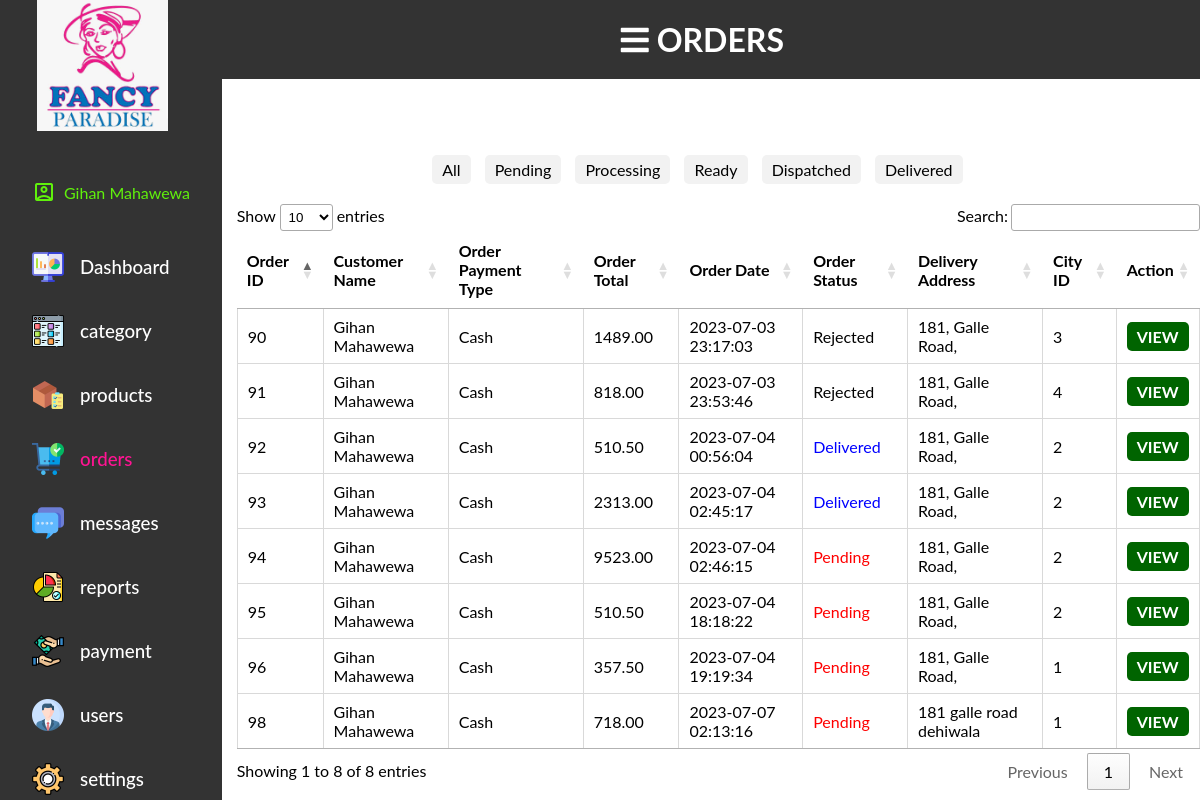
Page /view/orders.php (signed in) on the committed database.
### tables this page shows
CREATE TABLE `tbl_module_role` (
  `module_id` int(11) NOT NULL,
  `role_id` int(11) NOT NULL,
  PRIMARY KEY (`module_id`,`role_id`)
);

CREATE TABLE `tbl_module` (
  `module_id` int(11) NOT NULL AUTO_INCREMENT,
  `name` varchar(50) NOT NULL,
  `image` text NOT NULL,
  PRIMARY KEY (`module_id`)
);

CREATE TABLE `tbl_order` (
  `order_id` int(10) unsigned NOT NULL AUTO_INCREMENT,
  `session_id` text NOT NULL,
  `customer_id` int(11) NOT NULL,
  `order_type` varchar(200) NOT NULL,
  `order_pay_type` varchar(200) NOT NULL,
  `order_total` double(10,2) NOT NULL,
  `order_datetime` datetime NOT NULL,
  `order_status` varchar(50) NOT NULL,
  `performed_by` int(11) DEFAULT NULL,
  `delivery_address` text NOT NULL,
  `city_id` int(11) NOT NULL,
  `city_payment` double NOT NULL,
  PRIMARY KEY (`order_id`)
);

CREATE TABLE `tbl_customer` (
  `customer_id` int(11) NOT NULL AUTO_INCREMENT,
  `title` varchar(20) NOT NULL,
  `first_name` varchar(100) NOT NULL,
  `last_name` varchar(100) NOT NULL,
  `address` text NOT NULL,
  `telephone_no` varchar(20) NOT NULL,
  `email` varchar(100) NOT NULL,
  `status` varchar(20) NOT NULL,
  `added_datetime` datetime NOT NULL,
  PRIMARY KEY (`customer_id`)
);

### view/orders.php (the view, shortened to what this page needs)
<?php
    include "index.php";
?>
<main>
    <h1 class="sticky"><i class="fa fa-bars" aria-hidden="true"></i> ORDERS</h1>
    <br><br>
    <br><br>
    <div class="order-tabs">
        <ul>
            <li class="tab-link" data-tab="all">All</li>
            <li class="tab-link" data-tab="pending">Pending</li>
            <li class="tab-link" data-tab="processing">Processing</li>
            <li class="tab-link" data-tab="ready">Ready</li>
            <li class="tab-link" data-tab="dispatched">Dispatched</li>
            <li class="tab-link" data-tab="delivered">Delivered</li>
        </ul>
    </div>
    <?php
    $sql="SELECT * FROM tbl_order o, tbl_customer c WHERE o.customer_id=c.customer_id ";
    $res = mysqli_query($conn, $sql);
    ?>
    <table class="order-table hover order-colomn cell-border order-display">
        <thead>
            <tr>
                <th>Order ID</th>
                <th>Customer Name</th>
                <th>Order Payment Type</th>
                <th>Order Total</th>
                <th>Order Date</th>
                <th>Order Status</th>
                <th>Delivery Address</th>
                <th>City ID</th>
                <th>Action</th>
            </tr>
        </thead>
        <tbody>
            <?php
            while ($row = mysqli_fetch_assoc($res)) {
                $order_id = $row['order_id'];
                $customer_name = $row['first_name'] . ' ' . $row['last_name'];
                $order_pay_type = $row['order_pay_type'];
                $order_total = $row['order_total'];
                $order_datetime = $row['order_datetime'];
                $order_status = $row['order_status'];
                $delivery_address = $row['delivery_address'];
                $city_id = $row['city_id'];
            ?>
                <tr data-status="<?php echo strtolower($order_status); ?>">
                    <td><?php echo $order_id; ?></td>
                    <td><?php echo $customer_name; ?></td>
                    <td><?php echo $order_pay_type; ?></td>
                    <td><?php echo $order_total; ?></td>
                    <td><?php echo $order_datetime; ?></td>
                    <td><?php echo $order_status; ?></td>
                    <td><?php echo $delivery_address; ?></td>
                    <td><?php echo $city_id; ?></td>
                    <td>
                        <a href="#" class="vieworder" data-orderid="<?php echo $order_id; ?>">View</a>
                    </td>
                </tr>
            <?php } ?>
        </tbody>
    </table>
</main>
</body>
</html>

### view/index.php (shortened to what this page needs)
<?php
include('../model/connection.php');
$roleId = $_SESSION['role_id'];
$sql = "SELECT m.module_id, m.name, mr.role_id
          FROM tbl_module_role AS mr
          INNER JOIN tbl_module AS m ON mr.module_id = m.module_id
          WHERE mr.role_id = $roleId";
$res = mysqli_query($conn, $sql);
$modules = mysqli_fetch_all($res, MYSQLI_ASSOC);
?>
<!DOCTYPE html>
<html>
<head>
	<link rel="stylesheet" href="https://pro.fontawesome.com/releases/v5.10.0/css/all.css">
	<link rel="stylesheet" href="../view/css/index.css">
	<link rel="stylesheet" type="text/css" href="https://cdn.datatables.net/1.11.4/css/jquery.dataTables.css">
	<link rel="stylesheet" type="text/css" href="https://cdn.datatables.net/v/dt/dt-1.12.1/b-2.2.3/b-html5-2.2.3/date-1.1.2/r-2.3.0/datatables.min.css"/>
	<link rel="stylesheet" type="text/css" href="https://cdn.datatables.net/tabletools/2.2.4/css/dataTables.tableTools.css">
	<link href="https://cdnjs.cloudflare.com/ajax/libs/select2/4.0.13/css/select2.min.css" rel="stylesheet" />
</head>
<body>
	<div class="container">
		<aside>
			<div class="top">
				<div class="navigation" id="navigation">
					<a class="dashlogo" href="dashboard.php">
					<img src="assets/logo.jpg" alt="Logo" width="131" height="131">
					</a>
					<div class="user-info">
					<span class="material-icons-outlined">account_box</span>
						<?php echo $_SESSION['firstname']; ?>
						<?php echo $_SESSION['lastname']; ?>
					</div>
					<a class="btn" href="dashboard.php">
					<img src="assets/Module_images/dashboard.png" width="32" height="32">
					<h3>Dashboard</h3>
					</a>
					<?php foreach ($modules as $module) : ?>
						<?php
						$moduleSql = "SELECT image FROM tbl_module WHERE module_id = " . $module['module_id'];
						$moduleRes = mysqli_query($conn, $moduleSql);
						$moduleRow = mysqli_fetch_assoc($moduleRes);
						$module_image = $moduleRow['image'];
						?>
						<a class="btn" href="<?php echo $module['name'] . '.php'; ?>">
							<img src="<?php echo SITEURL; ?>adminpanel/view/assets/Module_images/<?php echo $module_image; ?>" alt="<?php echo $module_image; ?>" width="32" height="32">
							<h3><?php echo $module['name']; ?></h3>
						</a>
					<?php endforeach; ?>
				</div>
			</div>
		</aside>

### view/css/index.css (style rules this page uses)
* { margin: 0; padding: 0; list-style: none; text-decoration: none; box-sizing: border-box; }
body { width: 100%; font-family: "Lato", sans-serif; user-select: none; overflow-x: hidden; }
.container { display: grid; width: 100%; grid-template-columns: 12.8rem auto; }
aside .navigation { margin: 0; padding: 0; height: 100%; position: fixed; background-color: #333; overflow: auto; }
aside h3 { font-weight: 500; }
.dashlogo { margin: 2.3rem; align-items: center; position: relative; transition: all 300ms ease; }
.btn { color: white; display: flex; margin: 2rem; gap: 1rem; align-items: center; position: relative; height: 2rem; transition: all 300ms ease; flex-direction: row; }
.active { color: deeppink; }
.user-info { color: rgb(96, 241, 12); display: flex; margin: 2rem; gap: 0.5rem; align-items: center; position: relative; height: 3.3rem; }

### rows in the picture
tbl_module_role: module.image (picture), module.name "category"
tbl_module_role: module.image (picture), module.name "products"
tbl_module_role: module.image (picture), module.name "orders"
tbl_module_role: module.image (picture), module.name "messages"
tbl_module_role: module.image (picture), module.name "reports"
tbl_module_role: module.image (picture), module.name "payment"
tbl_module_role: module.image (picture), module.name "users"
tbl_module_role: module.image (picture), module.name "settings"
tbl_order: order_id "90", customer.last_name "Gihan Mahawewa", order_pay_type "Cash", order_total "1489.00", order_datetime "2023-07-03 23:17:03", order_status "Rejected", delivery_address "181, Galle Road,", city "3"
tbl_order: order_id "91", customer.last_name "Gihan Mahawewa", order_pay_type "Cash", order_total "818.00", order_datetime "2023-07-03 23:53:46", order_status "Rejected", delivery_address "181, Galle Road,", city "4"
tbl_order: order_id "92", customer.last_name "Gihan Mahawewa", order_pay_type "Cash", order_total "510.50", order_datetime "2023-07-04 00:56:04", order_status "Delivered", delivery_address "181, Galle Road,", city "2"
tbl_order: order_id "93", customer.last_name "Gihan Mahawewa", order_pay_type "Cash", order_total "2313.00", order_datetime "2023-07-04 02:45:17", order_status "Delivered", delivery_address "181, Galle Road,", city "2"
tbl_order: order_id "94", customer.last_name "Gihan Mahawewa", order_pay_type "Cash", order_total "9523.00", order_datetime "2023-07-04 02:46:15", order_status "Pending", delivery_address "181, Galle Road,", city "2"
tbl_order: order_id "95", customer.last_name "Gihan Mahawewa", order_pay_type "Cash", order_total "510.50", order_datetime "2023-07-04 18:18:22", order_status "Pending", delivery_address "181, Galle Road,", city "2"
tbl_order: order_id "96", customer.last_name "Gihan Mahawewa", order_pay_type "Cash", order_total "357.50", order_datetime "2023-07-04 19:19:34", order_status "Pending", delivery_address "181, Galle Road,", city "1"
tbl_order: order_id "98", customer.last_name "Gihan Mahawewa", order_pay_type "Cash", order_total "718.00", order_datetime "2023-07-07 02:13:16", order_status "Pending", delivery_address "181 galle road dehiwala", city "1"

### other values in the picture
$_SESSION['firstname'] "Gihan"
$_SESSION['lastname'] "Mahawewa"
